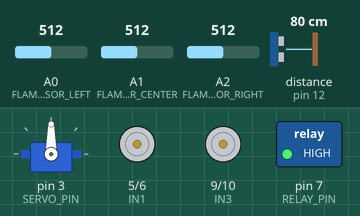
A sketch run on a simulated Arduino Uno, built with avr-gcc and run on an emulated ATmega328P. On the bench: servo, motor-driver pin pairs drawn as motors (green arrow = first pin HIGH = forward, orange = second pin HIGH = backward, longer = more drive, scaled by the enable pin), switched loads named in the sketch (green lamp = pin HIGH). Wiring (inferred from the names in the program): ultrasonic range finder: trigger pin 11; echo pin 12. The test bench sets the inputs (shaded band); at power-on: A0 (FLAME_SENSOR_LEFT) = 512, distance to the obstacle (sensor on pin 12) 80 cm, A1 (FLAME_SENSOR_CENTER) = 512, A2 (FLAME_SENSOR_RIGHT) = 512. The echo pulse lasts 58.3 µs per cm; pins used as bus, display or sensor lines are not drawn; what the sketch prints to the serial monitor is not drawn.

Above: at 1.2 s.
1.3 s: A0 (FLAME_SENSOR_LEFT) set to 308
4.3 s: A0 (FLAME_SENSOR_LEFT) set to 293
5.8 s: distance to the obstacle (sensor on pin 12) set to 34 cm
8.8 s: distance to the obstacle (sensor on pin 12) set to 28 cm
At 9.0 s:
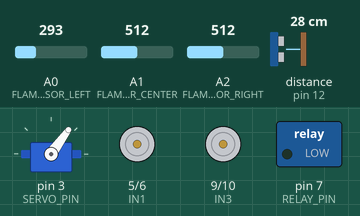
At 10.02 s:
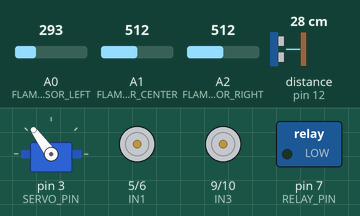
11.8 s: distance to the obstacle (sensor on pin 12) set to 35 cm
At 12.39 s:
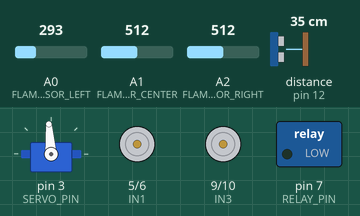
At 14.1 s:
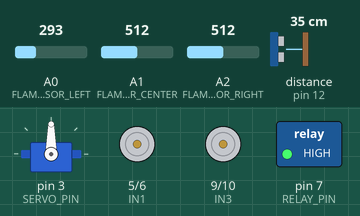
14.8 s: A1 (FLAME_SENSOR_CENTER) set to 316
16.3 s: A1 (FLAME_SENSOR_CENTER) set to 286
Timing chart, 0 to 18.8 s (numbered marks = the images above; inputs shaded):
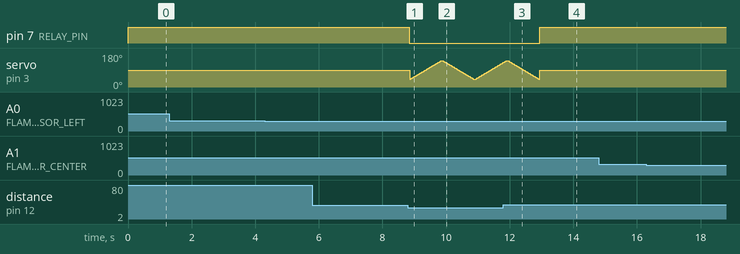

Measured:
- the behaviour switches between 32 and 31 cm on distance to the obstacle (sensor on pin 12) (found by bisection; images 0 and 1)
- after the input at 1.3 s, every drawn part: stays the same
- after the input at 5.8 s, every drawn part: stays the same
- after the input at 8.8 s, pin 7 (RELAY_PIN): HIGH → LOW after 0.05 s
- after the input at 11.8 s, pin 7 (RELAY_PIN): LOW → HIGH after 1.2 s
- after the input at 14.8 s, every drawn part: stays the same

The sketch:

Firefighting_car_copy_20260117185021.ino
```cpp
#include <Servo.h>

/* ================== SENZORI FLACARA ================== */
#define FLAME_SENSOR_LEFT    A0
#define FLAME_SENSOR_CENTER  A1
#define FLAME_SENSOR_RIGHT   A2

/* ================== L298N ================== */
#define IN1 5
#define IN2 6
#define IN3 9
#define IN4 10
#define ENA 4
#define ENB 8

/* ================== ALTE COMPONENTE ================== */
#define RELAY_PIN 7
#define SERVO_PIN 3
#define TRIG_PIN 11
#define ECHO_PIN 12

/* ================== CONSTANTE ================== */
#define FIRE_THRESHOLD 300
#define STOP_DISTANCE 30

#define BASE_SPEED 170
#define TURN_SPEED 140

#define RELAY_ON  LOW   // LOW -> pompa pornita
#define RELAY_OFF HIGH  // HIGH -> pompa oprita

Servo waterServo;

/* ================== SETUP ================== */
void setup() {
  Serial.begin(9600);

  // Motoare
  pinMode(IN1, OUTPUT); pinMode(IN2, OUTPUT);
  pinMode(IN3, OUTPUT); pinMode(IN4, OUTPUT);
  pinMode(ENA, OUTPUT); pinMode(ENB, OUTPUT);

  // Releu pompa
  pinMode(RELAY_PIN, OUTPUT);
  digitalWrite(RELAY_PIN, RELAY_OFF); // Pompa oprita la start

  // Ultrasonic
  pinMode(TRIG_PIN, OUTPUT);
  pinMode(ECHO_PIN, INPUT);

  // Senzori flacara
  pinMode(FLAME_SENSOR_LEFT, INPUT);
  pinMode(FLAME_SENSOR_CENTER, INPUT);
  pinMode(FLAME_SENSOR_RIGHT, INPUT);

  // Servo
  waterServo.attach(SERVO_PIN);
  waterServo.write(90);  // pozitie neutra

  stopMotors();

  Serial.println("🔥 Fire Fighting Robot READY");
}

/* ================== LOOP ================== */
void loop() {
  int flameLeft   = analogRead(FLAME_SENSOR_LEFT);
  int flameCenter = analogRead(FLAME_SENSOR_CENTER);
  int flameRight  = analogRead(FLAME_SENSOR_RIGHT);

  long distance = readUltrasonic();

  Serial.print("L:"); Serial.print(flameLeft);
  Serial.print(" C:"); Serial.print(flameCenter);
  Serial.print(" R:"); Serial.print(flameRight);
  Serial.print(" | D:"); Serial.println(distance);

  bool fireDetected = false;

  // 🔥 Detectare foc
  if (flameCenter < FIRE_THRESHOLD || flameLeft < FIRE_THRESHOLD || flameRight < FIRE_THRESHOLD) {
    fireDetected = true;

    // Daca e aproape, opreste robotul si porneste pompa
    if (distance <= STOP_DISTANCE) {
      stopMotors();
      activateWaterPump();
    } else {
      // Miscare in functie de senzor
      if (flameCenter < FIRE_THRESHOLD) moveForward(BASE_SPEED / 2); // viteza mai mica aprox
      else if (flameLeft < FIRE_THRESHOLD) turnLeft(TURN_SPEED / 2);
      else if (flameRight < FIRE_THRESHOLD) turnRight(TURN_SPEED / 2);

      deactivateWaterPump(); // doar la distanta mica porneste pompa
    }
  }

  // ❌ Niciun foc
  if (!fireDetected) {
    stopMotors();
    deactivateWaterPump();
  }
}

/* ================== ULTRASONIC ================== */
long readUltrasonic() {
  digitalWrite(TRIG_PIN, LOW);
  delayMicroseconds(2);
  digitalWrite(TRIG_PIN, HIGH);
  delayMicroseconds(10);
  digitalWrite(TRIG_PIN, LOW);

  long duration = pulseIn(ECHO_PIN, HIGH, 30000);
  if (duration == 0) return 999;

  return duration * 0.034 / 2;
}

/* ================== MISCARE ================== */
void moveForward(int speed) {
  digitalWrite(IN1, HIGH); digitalWrite(IN2, LOW);
  digitalWrite(IN3, HIGH); digitalWrite(IN4, LOW);
  analogWrite(ENA, speed); analogWrite(ENB, speed);
}

void turnLeft(int speed) {
  digitalWrite(IN1, LOW); digitalWrite(IN2, HIGH);
  digitalWrite(IN3, HIGH); digitalWrite(IN4, LOW);
  analogWrite(ENA, speed); analogWrite(ENB, speed);
}

void turnRight(int speed) {
  digitalWrite(IN1, HIGH); digitalWrite(IN2, LOW);
  digitalWrite(IN3, LOW); digitalWrite(IN4, HIGH);
  analogWrite(ENA, speed); analogWrite(ENB, speed);
}

void stopMotors() {
  digitalWrite(IN1, LOW); digitalWrite(IN2, LOW);
  digitalWrite(IN3, LOW); digitalWrite(IN4, LOW);
  analogWrite(ENA, 0); analogWrite(ENB, 0);
}

/* ================== APA + SERVO ================== */
void activateWaterPump() {
  Serial.println("🚰 PUMP ON");
  digitalWrite(RELAY_PIN, RELAY_ON);

  // Servo SG90 miscarea sigură (~100°)
  for (int pos = 40; pos <= 140; pos += 2) {
    waterServo.write(pos);
    delay(20);
  }
  for (int pos = 140; pos >= 40; pos -= 2) {
    waterServo.write(pos);
    delay(20);
  }
}

void deactivateWaterPump() {
  digitalWrite(RELAY_PIN, RELAY_OFF);
  waterServo.write(90); // pozitie neutra
}
```
